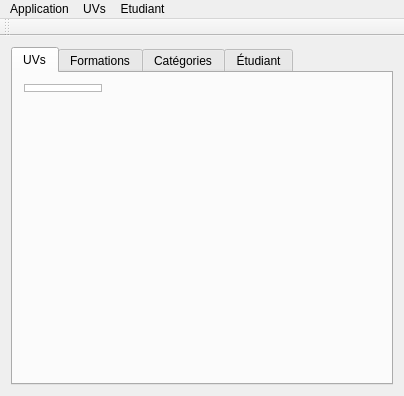
<?xml version="1.0" encoding="UTF-8"?>
<ui version="4.0">
 <class>MainWindow</class>
 <widget class="QMainWindow" name="MainWindow">
  <property name="geometry">
   <rect>
    <x>0</x>
    <y>0</y>
    <width>404</width>
    <height>396</height>
   </rect>
  </property>
  <property name="sizePolicy">
   <sizepolicy hsizetype="Expanding" vsizetype="Expanding">
    <horstretch>0</horstretch>
    <verstretch>0</verstretch>
   </sizepolicy>
  </property>
  <property name="minimumSize">
   <size>
    <width>404</width>
    <height>396</height>
   </size>
  </property>
  <property name="windowTitle">
   <string>UTProfile</string>
  </property>
  <widget class="QWidget" name="centralWidget">
   <property name="sizePolicy">
    <sizepolicy hsizetype="Expanding" vsizetype="Expanding">
     <horstretch>0</horstretch>
     <verstretch>0</verstretch>
    </sizepolicy>
   </property>
   <property name="minimumSize">
    <size>
     <width>0</width>
     <height>0</height>
    </size>
   </property>
   <layout class="QVBoxLayout" name="verticalLayout">
    <item>
     <widget class="QTabWidget" name="tabWidget">
      <property name="currentIndex">
       <number>0</number>
      </property>
      <widget class="QWidget" name="tab">
       <property name="sizePolicy">
        <sizepolicy hsizetype="Expanding" vsizetype="Expanding">
         <horstretch>0</horstretch>
         <verstretch>0</verstretch>
        </sizepolicy>
       </property>
       <attribute name="title">
        <string>UVs</string>
       </attribute>
       <widget class="QWidget" name="verticalWidget" native="true">
        <property name="geometry">
         <rect>
          <x>0</x>
          <y>0</y>
          <width>100</width>
          <height>30</height>
         </rect>
        </property>
        <layout class="QVBoxLayout" name="verticalLayout_2" stretch="0">
         <item>
          <widget class="QListView" name="listUV"/>
         </item>
        </layout>
       </widget>
      </widget>
      <widget class="QWidget" name="tabForm">
       <attribute name="title">
        <string>Formations</string>
       </attribute>
       <widget class="QWidget" name="verticalWidgetF" native="true">
        <property name="geometry">
         <rect>
          <x>230</x>
          <y>50</y>
          <width>100</width>
          <height>30</height>
         </rect>
        </property>
        <layout class="QVBoxLayout" name="verticalLayout_3"/>
       </widget>
       <widget class="QListView" name="listFormation">
        <property name="geometry">
         <rect>
          <x>20</x>
          <y>10</y>
          <width>161</width>
          <height>271</height>
         </rect>
        </property>
       </widget>
      </widget>
      <widget class="QWidget" name="tabCat">
       <attribute name="title">
        <string>Catégories</string>
       </attribute>
       <widget class="QWidget" name="verticalWidget_2" native="true">
        <property name="geometry">
         <rect>
          <x>20</x>
          <y>10</y>
          <width>141</width>
          <height>271</height>
         </rect>
        </property>
        <layout class="QVBoxLayout" name="verticalLayout_4" stretch="0">
         <item>
          <widget class="QListView" name="listCategorie"/>
         </item>
        </layout>
       </widget>
      </widget>
      <widget class="QWidget" name="tabEtu">
       <attribute name="title">
        <string>Étudiant</string>
       </attribute>
      </widget>
     </widget>
    </item>
   </layout>
  </widget>
  <widget class="QMenuBar" name="menuBar">
   <property name="geometry">
    <rect>
     <x>0</x>
     <y>0</y>
     <width>404</width>
     <height>23</height>
    </rect>
   </property>
   <widget class="QMenu" name="menuFichier">
    <property name="title">
     <string>UVs</string>
    </property>
    <addaction name="actionCatalogue_UV"/>
   </widget>
   <widget class="QMenu" name="menuEtudiant">
    <property name="title">
     <string>Etudiant</string>
    </property>
    <addaction name="actionCharger_un_profil"/>
    <addaction name="actionNouveau_profil"/>
    <addaction name="separator"/>
    <addaction name="actionEnregistrer_le_profil"/>
    <addaction name="actionEnregistrer_sous"/>
   </widget>
   <widget class="QMenu" name="menuApplication">
    <property name="title">
     <string>Application</string>
    </property>
    <addaction name="actionQuitter"/>
   </widget>
   <addaction name="menuApplication"/>
   <addaction name="menuFichier"/>
   <addaction name="menuEtudiant"/>
  </widget>
  <widget class="QToolBar" name="mainToolBar">
   <attribute name="toolBarArea">
    <enum>TopToolBarArea</enum>
   </attribute>
   <attribute name="toolBarBreak">
    <bool>false</bool>
   </attribute>
  </widget>
  <action name="actionCatalogue_UV">
   <property name="text">
    <string>Modifier une UV</string>
   </property>
  </action>
  <action name="actionUV">
   <property name="text">
    <string>UV</string>
   </property>
  </action>
  <action name="actionQuitter">
   <property name="text">
    <string>Quitter</string>
   </property>
  </action>
  <action name="actionCharger_un_profil">
   <property name="text">
    <string>Charger depuis un fichier...</string>
   </property>
  </action>
  <action name="actionNouveau_profil">
   <property name="text">
    <string>Nouveau profil...</string>
   </property>
  </action>
  <action name="actionEnregistrer_le_profil">
   <property name="text">
    <string>Enregistrer</string>
   </property>
  </action>
  <action name="actionEnregistrer_sous">
   <property name="text">
    <string>Enregistrer dans un fichier...</string>
   </property>
  </action>
 </widget>
 <layoutdefault spacing="6" margin="11"/>
 <resources/>
 <connections>
  <connection>
   <sender>actionQuitter</sender>
   <signal>triggered()</signal>
   <receiver>MainWindow</receiver>
   <slot>close()</slot>
   <hints>
    <hint type="sourcelabel">
     <x>-1</x>
     <y>-1</y>
    </hint>
    <hint type="destinationlabel">
     <x>283</x>
     <y>201</y>
    </hint>
   </hints>
  </connection>
  <connection>
   <sender>actionCatalogue_UV</sender>
   <signal>triggered()</signal>
   <receiver>MainWindow</receiver>
   <slot>openUV()</slot>
   <hints>
    <hint type="sourcelabel">
     <x>-1</x>
     <y>-1</y>
    </hint>
    <hint type="destinationlabel">
     <x>283</x>
     <y>201</y>
    </hint>
   </hints>
  </connection>
  <connection>
   <sender>actionUV</sender>
   <signal>triggered()</signal>
   <receiver>MainWindow</receiver>
   <slot>openUV()</slot>
   <hints>
    <hint type="sourcelabel">
     <x>-1</x>
     <y>-1</y>
    </hint>
    <hint type="destinationlabel">
     <x>283</x>
     <y>201</y>
    </hint>
   </hints>
  </connection>
  <connection>
   <sender>actionNouveau_profil</sender>
   <signal>triggered()</signal>
   <receiver>MainWindow</receiver>
   <slot>cbNouveauProfil()</slot>
   <hints>
    <hint type="sourcelabel">
     <x>-1</x>
     <y>-1</y>
    </hint>
    <hint type="destinationlabel">
     <x>201</x>
     <y>197</y>
    </hint>
   </hints>
  </connection>
  <connection>
   <sender>actionEnregistrer_le_profil</sender>
   <signal>triggered()</signal>
   <receiver>MainWindow</receiver>
   <slot>cbProfilSave()</slot>
   <hints>
    <hint type="sourcelabel">
     <x>-1</x>
     <y>-1</y>
    </hint>
    <hint type="destinationlabel">
     <x>201</x>
     <y>197</y>
    </hint>
   </hints>
  </connection>
  <connection>
   <sender>actionEnregistrer_sous</sender>
   <signal>triggered()</signal>
   <receiver>MainWindow</receiver>
   <slot>cbProfilSaveAs()</slot>
   <hints>
    <hint type="sourcelabel">
     <x>-1</x>
     <y>-1</y>
    </hint>
    <hint type="destinationlabel">
     <x>201</x>
     <y>197</y>
    </hint>
   </hints>
  </connection>
  <connection>
   <sender>actionCharger_un_profil</sender>
   <signal>triggered()</signal>
   <receiver>MainWindow</receiver>
   <slot>cbLoadProfil()</slot>
   <hints>
    <hint type="sourcelabel">
     <x>-1</x>
     <y>-1</y>
    </hint>
    <hint type="destinationlabel">
     <x>201</x>
     <y>197</y>
    </hint>
   </hints>
  </connection>
 </connections>
 <slots>
  <slot>openChargerUV()</slot>
  <slot>openUV()</slot>
  <slot>cbNouveauProfil()</slot>
  <slot>cbProfilSave()</slot>
  <slot>cbProfilSaveAs()</slot>
  <slot>cbLoadProfil()</slot>
 </slots>
</ui>
